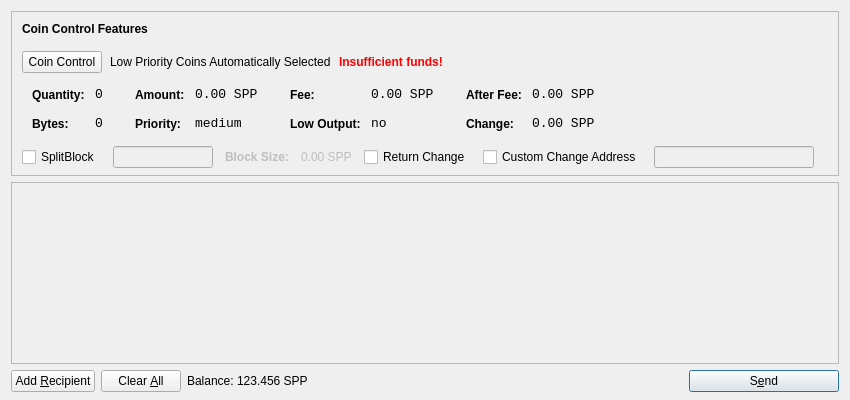
<?xml version="1.0" encoding="UTF-8"?>
<ui version="4.0">
 <class>SendCoinsDialog</class>
 <widget class="QDialog" name="SendCoinsDialog">
  <property name="geometry">
   <rect>
    <x>0</x>
    <y>0</y>
    <width>850</width>
    <height>400</height>
   </rect>
  </property>
  <property name="windowTitle">
   <string>Send Coins</string>
  </property>
  <layout class="QVBoxLayout" name="verticalLayout" stretch="0,1,0">
   <property name="bottomMargin">
    <number>8</number>
   </property>
   <item>
    <widget class="QFrame" name="frameCoinControl">
     <property name="sizePolicy">
      <sizepolicy hsizetype="Expanding" vsizetype="Expanding">
       <horstretch>0</horstretch>
       <verstretch>0</verstretch>
      </sizepolicy>
     </property>
     <property name="maximumSize">
      <size>
       <width>16777215</width>
       <height>16777215</height>
      </size>
     </property>
     <property name="frameShape">
      <enum>QFrame::StyledPanel</enum>
     </property>
     <property name="frameShadow">
      <enum>QFrame::Sunken</enum>
     </property>
     <layout class="QVBoxLayout" name="verticalLayoutCoinControl2">
      <property name="spacing">
       <number>6</number>
      </property>
      <property name="leftMargin">
       <number>0</number>
      </property>
      <property name="topMargin">
       <number>0</number>
      </property>
      <property name="rightMargin">
       <number>0</number>
      </property>
      <property name="bottomMargin">
       <number>6</number>
      </property>
      <item>
       <layout class="QVBoxLayout" name="verticalLayoutCoinControl" stretch="0,0,0,0,1">
        <property name="spacing">
         <number>0</number>
        </property>
        <property name="leftMargin">
         <number>10</number>
        </property>
        <property name="topMargin">
         <number>10</number>
        </property>
        <item>
         <layout class="QHBoxLayout" name="horizontalLayoutCoinControl1">
          <property name="bottomMargin">
           <number>15</number>
          </property>
          <item>
           <widget class="QLabel" name="labelCoinControlFeatures">
            <property name="sizePolicy">
             <sizepolicy hsizetype="Preferred" vsizetype="Maximum">
              <horstretch>0</horstretch>
              <verstretch>0</verstretch>
             </sizepolicy>
            </property>
            <property name="font">
             <font>
              <weight>75</weight>
              <bold>true</bold>
             </font>
            </property>
            <property name="styleSheet">
             <string notr="true">font-weight:bold;</string>
            </property>
            <property name="text">
             <string>Coin Control Features</string>
            </property>
           </widget>
          </item>
         </layout>
        </item>
        <item>
         <layout class="QHBoxLayout" name="horizontalLayoutCoinControl2" stretch="0,0,0,0">
          <property name="spacing">
           <number>8</number>
          </property>
          <property name="bottomMargin">
           <number>10</number>
          </property>
          <item>
           <widget class="QPushButton" name="pushButtonCoinControl">
            <property name="styleSheet">
             <string notr="true"/>
            </property>
            <property name="text">
             <string>Coin Control</string>
            </property>
           </widget>
          </item>
          <item>
           <widget class="QLabel" name="labelCoinControlAutomaticallySelected">
            <property name="text">
             <string>Low Priority Coins Automatically Selected</string>
            </property>
            <property name="margin">
             <number>5</number>
            </property>
           </widget>
          </item>
          <item>
           <widget class="QLabel" name="labelCoinControlInsuffFunds">
            <property name="font">
             <font>
              <weight>75</weight>
              <bold>true</bold>
             </font>
            </property>
            <property name="styleSheet">
             <string notr="true">color:red;font-weight:bold;</string>
            </property>
            <property name="text">
             <string>Insufficient funds!</string>
            </property>
            <property name="margin">
             <number>5</number>
            </property>
           </widget>
          </item>
          <item>
           <spacer name="horizontalSpacerCoinControl">
            <property name="orientation">
             <enum>Qt::Horizontal</enum>
            </property>
            <property name="sizeHint" stdset="0">
             <size>
              <width>40</width>
              <height>1</height>
             </size>
            </property>
           </spacer>
          </item>
         </layout>
        </item>
        <item>
         <widget class="QWidget" name="widgetCoinControl" native="true">
          <property name="sizePolicy">
           <sizepolicy hsizetype="Preferred" vsizetype="Preferred">
            <horstretch>0</horstretch>
            <verstretch>0</verstretch>
           </sizepolicy>
          </property>
          <property name="minimumSize">
           <size>
            <width>0</width>
            <height>0</height>
           </size>
          </property>
          <property name="styleSheet">
           <string notr="true"/>
          </property>
          <layout class="QHBoxLayout" name="horizontalLayoutCoinControl5">
           <property name="margin">
            <number>0</number>
           </property>
           <item>
            <layout class="QHBoxLayout" name="horizontalLayoutCoinControl3" stretch="0,0,0,1">
             <property name="spacing">
              <number>20</number>
             </property>
             <property name="topMargin">
              <number>0</number>
             </property>
             <property name="bottomMargin">
              <number>10</number>
             </property>
             <item>
              <layout class="QFormLayout" name="formLayoutCoinControl1">
               <property name="horizontalSpacing">
                <number>10</number>
               </property>
               <property name="verticalSpacing">
                <number>14</number>
               </property>
               <property name="leftMargin">
                <number>10</number>
               </property>
               <property name="topMargin">
                <number>4</number>
               </property>
               <property name="rightMargin">
                <number>6</number>
               </property>
               <item row="0" column="0">
                <widget class="QLabel" name="labelCoinControlQuantityText">
                 <property name="styleSheet">
                  <string notr="true">font-weight:bold;</string>
                 </property>
                 <property name="text">
                  <string>Quantity:</string>
                 </property>
                 <property name="margin">
                  <number>0</number>
                 </property>
                </widget>
               </item>
               <item row="0" column="1">
                <widget class="QLabel" name="labelCoinControlQuantity">
                 <property name="font">
                  <font>
                   <family>Monospace</family>
                   <pointsize>10</pointsize>
                  </font>
                 </property>
                 <property name="cursor">
                  <cursorShape>IBeamCursor</cursorShape>
                 </property>
                 <property name="contextMenuPolicy">
                  <enum>Qt::ActionsContextMenu</enum>
                 </property>
                 <property name="text">
                  <string>0</string>
                 </property>
                 <property name="margin">
                  <number>0</number>
                 </property>
                 <property name="textInteractionFlags">
                  <set>Qt::LinksAccessibleByMouse|Qt::TextSelectableByKeyboard|Qt::TextSelectableByMouse</set>
                 </property>
                </widget>
               </item>
               <item row="1" column="0">
                <widget class="QLabel" name="labelCoinControlBytesText">
                 <property name="styleSheet">
                  <string notr="true">font-weight:bold;</string>
                 </property>
                 <property name="text">
                  <string>Bytes:</string>
                 </property>
                </widget>
               </item>
               <item row="1" column="1">
                <widget class="QLabel" name="labelCoinControlBytes">
                 <property name="font">
                  <font>
                   <family>Monospace</family>
                   <pointsize>10</pointsize>
                  </font>
                 </property>
                 <property name="cursor">
                  <cursorShape>IBeamCursor</cursorShape>
                 </property>
                 <property name="contextMenuPolicy">
                  <enum>Qt::ActionsContextMenu</enum>
                 </property>
                 <property name="text">
                  <string>0</string>
                 </property>
                 <property name="textInteractionFlags">
                  <set>Qt::LinksAccessibleByMouse|Qt::TextSelectableByKeyboard|Qt::TextSelectableByMouse</set>
                 </property>
                </widget>
               </item>
              </layout>
             </item>
             <item>
              <layout class="QFormLayout" name="formLayoutCoinControl2">
               <property name="horizontalSpacing">
                <number>10</number>
               </property>
               <property name="verticalSpacing">
                <number>14</number>
               </property>
               <property name="leftMargin">
                <number>6</number>
               </property>
               <property name="topMargin">
                <number>4</number>
               </property>
               <property name="rightMargin">
                <number>6</number>
               </property>
               <item row="0" column="0">
                <widget class="QLabel" name="labelCoinControlAmountText">
                 <property name="styleSheet">
                  <string notr="true">font-weight:bold;</string>
                 </property>
                 <property name="text">
                  <string>Amount:</string>
                 </property>
                 <property name="margin">
                  <number>0</number>
                 </property>
                </widget>
               </item>
               <item row="0" column="1">
                <widget class="QLabel" name="labelCoinControlAmount">
                 <property name="font">
                  <font>
                   <family>Monospace</family>
                   <pointsize>10</pointsize>
                  </font>
                 </property>
                 <property name="cursor">
                  <cursorShape>IBeamCursor</cursorShape>
                 </property>
                 <property name="contextMenuPolicy">
                  <enum>Qt::ActionsContextMenu</enum>
                 </property>
                 <property name="text">
                  <string>0.00 SPP</string>
                 </property>
                 <property name="textInteractionFlags">
                  <set>Qt::LinksAccessibleByMouse|Qt::TextSelectableByKeyboard|Qt::TextSelectableByMouse</set>
                 </property>
                </widget>
               </item>
               <item row="1" column="0">
                <widget class="QLabel" name="labelCoinControlPriorityText">
                 <property name="styleSheet">
                  <string notr="true">font-weight:bold;</string>
                 </property>
                 <property name="text">
                  <string>Priority:</string>
                 </property>
                </widget>
               </item>
               <item row="1" column="1">
                <widget class="QLabel" name="labelCoinControlPriority">
                 <property name="font">
                  <font>
                   <family>Monospace</family>
                   <pointsize>10</pointsize>
                  </font>
                 </property>
                 <property name="cursor">
                  <cursorShape>IBeamCursor</cursorShape>
                 </property>
                 <property name="contextMenuPolicy">
                  <enum>Qt::ActionsContextMenu</enum>
                 </property>
                 <property name="text">
                  <string>medium</string>
                 </property>
                 <property name="textInteractionFlags">
                  <set>Qt::LinksAccessibleByMouse|Qt::TextSelectableByKeyboard|Qt::TextSelectableByMouse</set>
                 </property>
                </widget>
               </item>
              </layout>
             </item>
             <item>
              <layout class="QFormLayout" name="formLayoutCoinControl3">
               <property name="horizontalSpacing">
                <number>10</number>
               </property>
               <property name="verticalSpacing">
                <number>14</number>
               </property>
               <property name="leftMargin">
                <number>6</number>
               </property>
               <property name="topMargin">
                <number>4</number>
               </property>
               <property name="rightMargin">
                <number>6</number>
               </property>
               <item row="0" column="0">
                <widget class="QLabel" name="labelCoinControlFeeText">
                 <property name="styleSheet">
                  <string notr="true">font-weight:bold;</string>
                 </property>
                 <property name="text">
                  <string>Fee:</string>
                 </property>
                 <property name="margin">
                  <number>0</number>
                 </property>
                </widget>
               </item>
               <item row="0" column="1">
                <widget class="QLabel" name="labelCoinControlFee">
                 <property name="font">
                  <font>
                   <family>Monospace</family>
                   <pointsize>10</pointsize>
                  </font>
                 </property>
                 <property name="cursor">
                  <cursorShape>IBeamCursor</cursorShape>
                 </property>
                 <property name="contextMenuPolicy">
                  <enum>Qt::ActionsContextMenu</enum>
                 </property>
                 <property name="text">
                  <string>0.00 SPP</string>
                 </property>
                 <property name="textInteractionFlags">
                  <set>Qt::LinksAccessibleByMouse|Qt::TextSelectableByKeyboard|Qt::TextSelectableByMouse</set>
                 </property>
                </widget>
               </item>
               <item row="1" column="0">
                <widget class="QLabel" name="labelCoinControlLowOutputText">
                 <property name="styleSheet">
                  <string notr="true">font-weight:bold;</string>
                 </property>
                 <property name="text">
                  <string>Low Output:</string>
                 </property>
                </widget>
               </item>
               <item row="1" column="1">
                <widget class="QLabel" name="labelCoinControlLowOutput">
                 <property name="font">
                  <font>
                   <family>Monospace</family>
                   <pointsize>10</pointsize>
                  </font>
                 </property>
                 <property name="cursor">
                  <cursorShape>IBeamCursor</cursorShape>
                 </property>
                 <property name="contextMenuPolicy">
                  <enum>Qt::ActionsContextMenu</enum>
                 </property>
                 <property name="text">
                  <string>no</string>
                 </property>
                 <property name="textInteractionFlags">
                  <set>Qt::LinksAccessibleByMouse|Qt::TextSelectableByKeyboard|Qt::TextSelectableByMouse</set>
                 </property>
                </widget>
               </item>
              </layout>
             </item>
             <item>
              <layout class="QFormLayout" name="formLayoutCoinControl4">
               <property name="fieldGrowthPolicy">
                <enum>QFormLayout::AllNonFixedFieldsGrow</enum>
               </property>
               <property name="horizontalSpacing">
                <number>10</number>
               </property>
               <property name="verticalSpacing">
                <number>14</number>
               </property>
               <property name="leftMargin">
                <number>6</number>
               </property>
               <property name="topMargin">
                <number>4</number>
               </property>
               <property name="rightMargin">
                <number>6</number>
               </property>
               <item row="0" column="0">
                <widget class="QLabel" name="labelCoinControlAfterFeeText">
                 <property name="styleSheet">
                  <string notr="true">font-weight:bold;</string>
                 </property>
                 <property name="text">
                  <string>After Fee:</string>
                 </property>
                 <property name="margin">
                  <number>0</number>
                 </property>
                </widget>
               </item>
               <item row="0" column="1">
                <widget class="QLabel" name="labelCoinControlAfterFee">
                 <property name="font">
                  <font>
                   <family>Monospace</family>
                   <pointsize>10</pointsize>
                  </font>
                 </property>
                 <property name="cursor">
                  <cursorShape>IBeamCursor</cursorShape>
                 </property>
                 <property name="contextMenuPolicy">
                  <enum>Qt::ActionsContextMenu</enum>
                 </property>
                 <property name="text">
                  <string>0.00 SPP</string>
                 </property>
                 <property name="textInteractionFlags">
                  <set>Qt::LinksAccessibleByMouse|Qt::TextSelectableByKeyboard|Qt::TextSelectableByMouse</set>
                 </property>
                </widget>
               </item>
               <item row="1" column="0">
                <widget class="QLabel" name="labelCoinControlChangeText">
                 <property name="styleSheet">
                  <string notr="true">font-weight:bold;</string>
                 </property>
                 <property name="text">
                  <string>Change:</string>
                 </property>
                </widget>
               </item>
               <item row="1" column="1">
                <widget class="QLabel" name="labelCoinControlChange">
                 <property name="font">
                  <font>
                   <family>Monospace</family>
                   <pointsize>10</pointsize>
                  </font>
                 </property>
                 <property name="cursor">
                  <cursorShape>IBeamCursor</cursorShape>
                 </property>
                 <property name="contextMenuPolicy">
                  <enum>Qt::ActionsContextMenu</enum>
                 </property>
                 <property name="text">
                  <string>0.00 SPP</string>
                 </property>
                 <property name="textInteractionFlags">
                  <set>Qt::LinksAccessibleByMouse|Qt::TextSelectableByKeyboard|Qt::TextSelectableByMouse</set>
                 </property>
                </widget>
               </item>
              </layout>
             </item>
            </layout>
           </item>
          </layout>
         </widget>
        </item>
        <item>
         <layout class="QHBoxLayout" name="horizontalLayoutCoinControl4" stretch="0,0,0,0,0,0,0,0">
          <property name="spacing">
           <number>12</number>
          </property>
          <property name="sizeConstraint">
           <enum>QLayout::SetDefaultConstraint</enum>
          </property>
          <property name="topMargin">
           <number>5</number>
          </property>
          <property name="rightMargin">
           <number>5</number>
          </property>
          <item>
           <widget class="QCheckBox" name="splitBlockCheckBox">
            <property name="text">
             <string>SplitBlock</string>
            </property>
           </widget>
          </item>
          <item>
           <widget class="QLineEdit" name="splitBlockLineEdit">
            <property name="enabled">
             <bool>false</bool>
            </property>
            <property name="sizePolicy">
             <sizepolicy hsizetype="Fixed" vsizetype="Fixed">
              <horstretch>0</horstretch>
              <verstretch>0</verstretch>
             </sizepolicy>
            </property>
            <property name="maximumSize">
             <size>
              <width>100</width>
              <height>16777215</height>
             </size>
            </property>
           </widget>
          </item>
          <item>
           <widget class="QLabel" name="labelBlockSizeText">
            <property name="enabled">
             <bool>false</bool>
            </property>
            <property name="font">
             <font>
              <weight>75</weight>
              <bold>true</bold>
             </font>
            </property>
            <property name="text">
             <string>Block Size:</string>
            </property>
           </widget>
          </item>
          <item>
           <widget class="QLabel" name="labelBlockSize">
            <property name="enabled">
             <bool>false</bool>
            </property>
            <property name="text">
             <string>0.00 SPP</string>
            </property>
           </widget>
          </item>
          <item>
           <widget class="QCheckBox" name="returnChangeCheckBox">
            <property name="text">
             <string>Return Change</string>
            </property>
           </widget>
          </item>
          <item>
           <widget class="QCheckBox" name="checkBoxCoinControlChange">
            <property name="text">
             <string>Custom Change Address</string>
            </property>
           </widget>
          </item>
          <item>
           <widget class="QLineEdit" name="lineEditCoinControlChange">
            <property name="enabled">
             <bool>false</bool>
            </property>
            <property name="sizePolicy">
             <sizepolicy hsizetype="Expanding" vsizetype="Fixed">
              <horstretch>0</horstretch>
              <verstretch>0</verstretch>
             </sizepolicy>
            </property>
           </widget>
          </item>
          <item>
           <widget class="QLabel" name="labelCoinControlChangeLabel">
            <property name="sizePolicy">
             <sizepolicy hsizetype="Preferred" vsizetype="Expanding">
              <horstretch>0</horstretch>
              <verstretch>0</verstretch>
             </sizepolicy>
            </property>
            <property name="minimumSize">
             <size>
              <width>0</width>
              <height>0</height>
             </size>
            </property>
            <property name="text">
             <string/>
            </property>
            <property name="margin">
             <number>3</number>
            </property>
           </widget>
          </item>
         </layout>
        </item>
        <item>
         <spacer name="verticalSpacerCoinControl">
          <property name="orientation">
           <enum>Qt::Vertical</enum>
          </property>
          <property name="sizeHint" stdset="0">
           <size>
            <width>800</width>
            <height>1</height>
           </size>
          </property>
         </spacer>
        </item>
       </layout>
      </item>
     </layout>
    </widget>
   </item>
   <item>
    <widget class="QScrollArea" name="scrollArea">
     <property name="widgetResizable">
      <bool>true</bool>
     </property>
     <widget class="QWidget" name="scrollAreaWidgetContents">
      <property name="geometry">
       <rect>
        <x>0</x>
        <y>0</y>
        <width>830</width>
        <height>158</height>
       </rect>
      </property>
      <layout class="QVBoxLayout" name="verticalLayout_2">
       <property name="margin">
        <number>0</number>
       </property>
       <item>
        <layout class="QVBoxLayout" name="entries">
         <property name="spacing">
          <number>6</number>
         </property>
        </layout>
       </item>
       <item>
        <spacer name="verticalSpacer">
         <property name="orientation">
          <enum>Qt::Vertical</enum>
         </property>
         <property name="sizeHint" stdset="0">
          <size>
           <width>20</width>
           <height>40</height>
          </size>
         </property>
        </spacer>
       </item>
      </layout>
     </widget>
    </widget>
   </item>
   <item>
    <layout class="QHBoxLayout" name="horizontalLayout">
     <item>
      <widget class="QPushButton" name="addButton">
       <property name="toolTip">
        <string>Send to multiple recipients at once</string>
       </property>
       <property name="text">
        <string>Add &amp;Recipient</string>
       </property>
       <property name="icon">
        <iconset resource="../bitcoin.qrc">
         <normaloff>:/icons/add</normaloff>:/icons/add</iconset>
       </property>
       <property name="autoDefault">
        <bool>false</bool>
       </property>
      </widget>
     </item>
     <item>
      <widget class="QPushButton" name="clearButton">
       <property name="sizePolicy">
        <sizepolicy hsizetype="Minimum" vsizetype="Fixed">
         <horstretch>0</horstretch>
         <verstretch>0</verstretch>
        </sizepolicy>
       </property>
       <property name="toolTip">
        <string>Remove all transaction fields</string>
       </property>
       <property name="text">
        <string>Clear &amp;All</string>
       </property>
       <property name="icon">
        <iconset resource="../bitcoin.qrc">
         <normaloff>:/icons/remove</normaloff>:/icons/remove</iconset>
       </property>
       <property name="autoRepeatDelay">
        <number>300</number>
       </property>
       <property name="autoDefault">
        <bool>false</bool>
       </property>
      </widget>
     </item>
     <item>
      <layout class="QHBoxLayout" name="horizontalLayout_2">
       <property name="spacing">
        <number>3</number>
       </property>
       <item>
        <widget class="QLabel" name="label">
         <property name="sizePolicy">
          <sizepolicy hsizetype="Preferred" vsizetype="Fixed">
           <horstretch>0</horstretch>
           <verstretch>0</verstretch>
          </sizepolicy>
         </property>
         <property name="text">
          <string>Balance:</string>
         </property>
        </widget>
       </item>
       <item>
        <widget class="QLabel" name="labelBalance">
         <property name="sizePolicy">
          <sizepolicy hsizetype="Preferred" vsizetype="Fixed">
           <horstretch>0</horstretch>
           <verstretch>0</verstretch>
          </sizepolicy>
         </property>
         <property name="cursor">
          <cursorShape>IBeamCursor</cursorShape>
         </property>
         <property name="text">
          <string>123.456 SPP</string>
         </property>
         <property name="textInteractionFlags">
          <set>Qt::LinksAccessibleByMouse|Qt::TextSelectableByKeyboard|Qt::TextSelectableByMouse</set>
         </property>
        </widget>
       </item>
      </layout>
     </item>
     <item>
      <spacer name="horizontalSpacer">
       <property name="orientation">
        <enum>Qt::Horizontal</enum>
       </property>
       <property name="sizeHint" stdset="0">
        <size>
         <width>40</width>
         <height>20</height>
        </size>
       </property>
      </spacer>
     </item>
     <item>
      <widget class="QPushButton" name="sendButton">
       <property name="minimumSize">
        <size>
         <width>150</width>
         <height>0</height>
        </size>
       </property>
       <property name="toolTip">
        <string>Confirm the send action</string>
       </property>
       <property name="text">
        <string>S&amp;end</string>
       </property>
       <property name="icon">
        <iconset resource="../bitcoin.qrc">
         <normaloff>:/icons/send</normaloff>:/icons/send</iconset>
       </property>
       <property name="default">
        <bool>true</bool>
       </property>
      </widget>
     </item>
    </layout>
   </item>
  </layout>
 </widget>
 <resources>
  <include location="../bitcoin.qrc"/>
 </resources>
 <connections/>
</ui>
